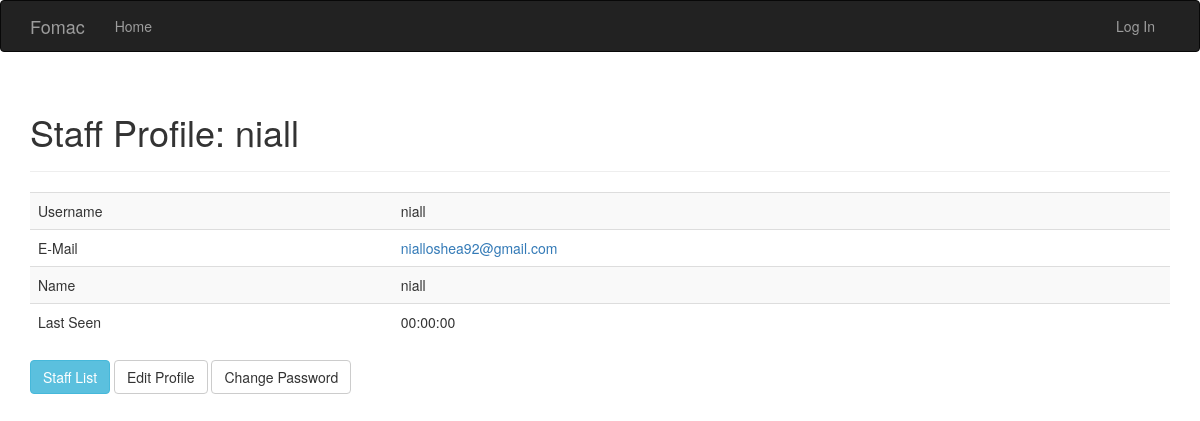
/staff/niall, run on the app's committed database.
### app/models.py (models this page shows, shortened)
class Staff(db.Model, UserMixin):
    __tablename__ = 'staff'
    id = db.Column(db.Integer, primary_key=True)
    username = db.Column(db.String(64), unique=True, index=True)
    password_hash = db.Column(db.String(128))
    email = db.Column(db.String(64), unique=True, index=True)
    name = db.Column(db.String(64))
    added = db.relationship('User', backref='added_by')
    @property
    def password(self):
        raise AttributeError('Password is not a readable attribute')

### app/auth/views.py (the view)
@auth.route('/<name>')
def staff(name):
    staff = Staff.query.filter_by(username=name).first_or_404()
    return render_template('auth/staff.html', staff=staff)

### app/templates/auth/staff.html
{% extends "base.html" %}
{% block page_content %}
<div class="page-header">
<h1>Staff Profile: {{ staff.name }}</h1>
</div>
<div id="staff-info">
<table class="table table-striped">
    <tr>
        <td>Username</td>
        <td>{{ staff.username }}</td>
    </tr>
    <tr>
        <td>E-Mail</td>
        <td><a href="mailto:{{ staff.email }}">{{ staff.email }}</a></td>
    </tr>
    <tr>
        <td>Name</td>
        <td>{{ staff.name }}</td>
    </tr>
    <tr>
        <td>Last Seen</td>
        <td>00:00:00</td>
    </tr>
</table>
</div>
<a class="btn btn-info" href="{{ url_for('auth.list_staff') }}">Staff List</a>
<a class="btn btn-default" href="{{ url_for('auth.edit_profile') }}">Edit Profile</a>
<a class="btn btn-default" href="{{ url_for('auth.change_password') }}">Change Password</a>
{% endblock %}

### data on the page
Staff: name "niall", username "niall", email "nialloshea92@gmail.com"
